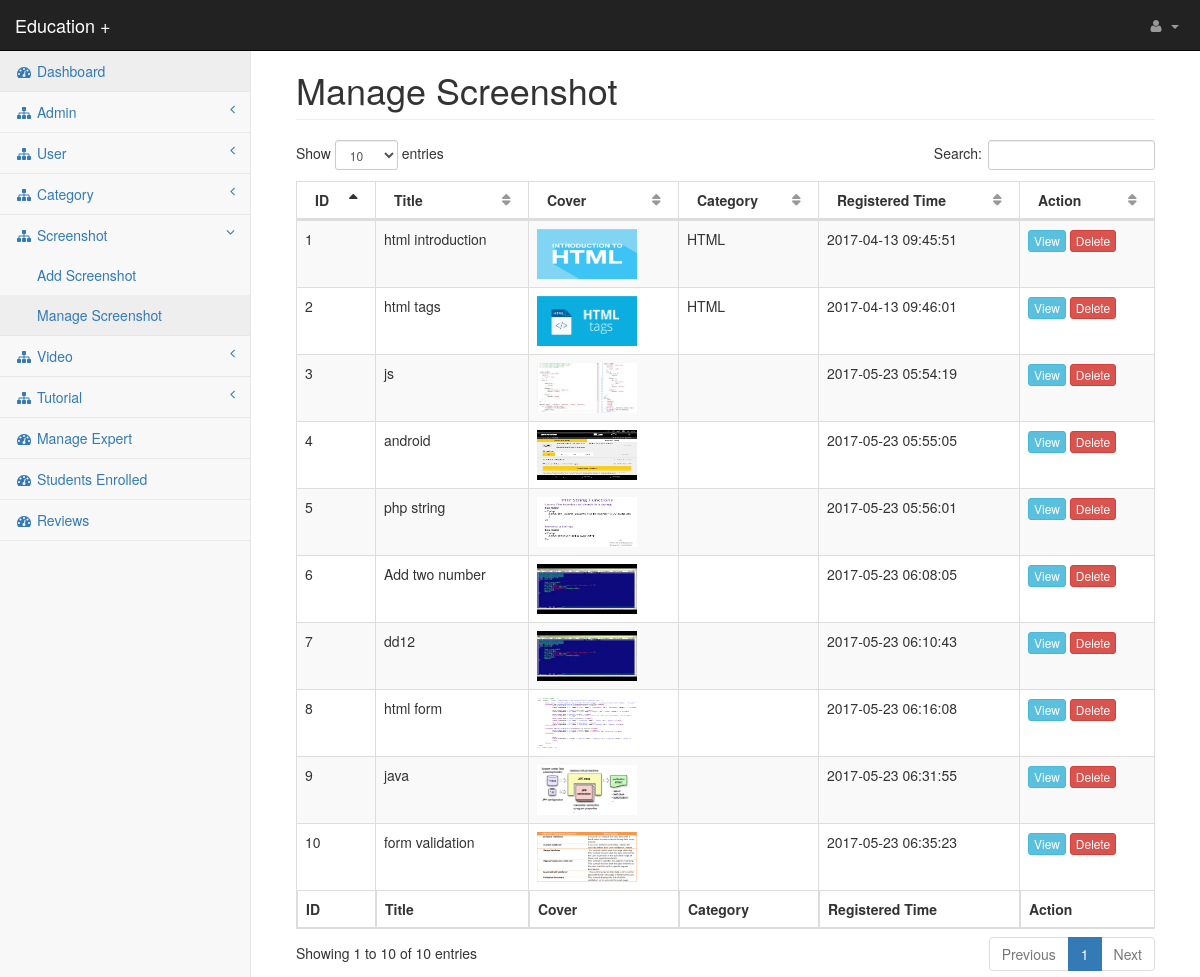
The page /admin/manage_screenshot.php (signed in) on the database its author committed.
### tables this page shows
CREATE TABLE `screenshot` (
  `screenshot_id` int(100) NOT NULL,
  `screenshot_title` varchar(50) NOT NULL,
  `screenshot_uploadcover` varchar(50) NOT NULL,
  `screenshot_category` varchar(50) NOT NULL,
  `screenshot_uploaded_by` varchar(100) NOT NULL,
  `time` timestamp NOT NULL DEFAULT CURRENT_TIMESTAMP ON UPDATE CURRENT_TIMESTAMP
);

### admin/manage_screenshot.php (the view, shortened to what this page needs)
<?php require "header_files.php"; ?>
<body>
<div id="wrapper">
    <?php require "menu.php"; ?>
    <div id="page-wrapper">
        <div class="container-fluid">
            <div class="row">
                <div class="col-lg-12">
                    <h1 class="page-header">Manage Screenshot</h1>
                </div>
            </div>
			<table id="managescreenshot" class="table table-bordered table-striped">
				<thead>
					<tr>
						<th>ID</th>
						<th>Title</th>
						<th>Cover</th>
						<th>Category</th>
						<th>Registered Time</th>
						<th>Action</th>
					</tr>
				</thead>
				<tfoot>
					<tr>
						<th>ID</th>
						<th>Title</th>
						<th>Cover</th>
						<th>Category</th>
						<th>Registered Time</th>
						<th>Action</th>
					</tr>
				</tfoot>
				<tbody>
					<?php
					$q="select * from screenshot";
					$chk=$conn->query($q);
					while($r=$chk->fetch_assoc())
					{
					?>
					<tr>
						<td><?php echo $r['screenshot_id']; ?></td>
						<td><?php echo $r['screenshot_title']; ?></td>
						<td><img src="screenshot_cover/<?php echo $r['screenshot_uploadcover']; ?>" height='50px' width='100px'></td>
						<td><?php echo $r['screenshot_category']; ?></td>
						<td><?php echo $r['time']; ?></td>
						<td>
							<a href="view_screenshot.php?z=<?php echo $r['screenshot_id'];?>" class="btn btn-xs btn-info">View</a>
							<a href="delete_screenshot.php?z=<?php echo $r['screenshot_id'];?>" class="btn btn-xs btn-danger">Delete</a>
						</td>
					</tr>
					<?php
					}
					?>
				</tbody>
			</table>
        </div>
    </div>
</div>
</body>
</html>

### admin/css/startmin.css (style rules this page uses)
body { background-color: #f8f8f8; }
#wrapper { width: 100%; }
#page-wrapper { padding: 30px 15px 0 15px; min-height: 568px; background-color: #fff; }
@media (min-width:768px) { #page-wrapper { position: inherit; margin-left: 250px; padding: 30px 30px 0 30px; border-left: 1px solid #e7e7e7; } }
table.dataTable thead .sorting, table.dataTable thead .sorting_asc, table.dataTable thead .sorting_desc, table.dataTable thead .sorting_asc_disabled, table.dataTable thead .sorting_desc_disabled { background: 0 0; }
table.dataTable thead .sorting_asc:after { content: "\f0de"; float: right; font-family: fontawesome; }
table.dataTable thead .sorting:after { content: "\f0dc"; float: right; font-family: fontawesome; color: rgba(50,50,50,.5); }

### rows shown on the page
screenshot: screenshot_id "1", screenshot_title "html introduction", screenshot_uploadcover (picture), screenshot_category "HTML", time "2017-04-13 09:45:51"
screenshot: screenshot_id "2", screenshot_title "html tags", screenshot_uploadcover (picture), screenshot_category "HTML", time "2017-04-13 09:46:01"
screenshot: screenshot_id "3", screenshot_title "js", screenshot_uploadcover (picture), time "2017-05-23 05:54:19"
screenshot: screenshot_id "4", screenshot_title "android", screenshot_uploadcover (picture), time "2017-05-23 05:55:05"
screenshot: screenshot_id "5", screenshot_title "php string", screenshot_uploadcover (picture), time "2017-05-23 05:56:01"
screenshot: screenshot_id "6", screenshot_title "Add two number", screenshot_uploadcover (placeholder picture), time "2017-05-23 06:08:05"
screenshot: screenshot_id "7", screenshot_title "dd12", screenshot_uploadcover (placeholder picture), time "2017-05-23 06:10:43"
screenshot: screenshot_id "8", screenshot_title "html form", screenshot_uploadcover (picture), time "2017-05-23 06:16:08"
screenshot: screenshot_id "9", screenshot_title "java", screenshot_uploadcover (picture), time "2017-05-23 06:31:55"
screenshot: screenshot_id "10", screenshot_title "form validation", screenshot_uploadcover (picture), time "2017-05-23 06:35:23"
